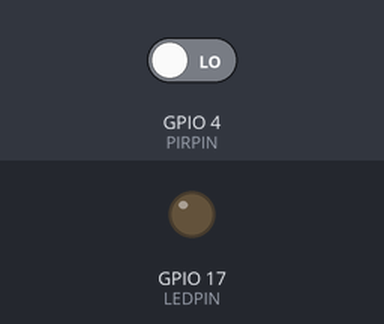
The program below on a simulated Raspberry Pi (BCM pin numbers). On the bench: output pins drawn as LEDs (lit = HIGH). The inputs (shaded band) are chosen by the test bench; at power-on: GPIO 4 (PIRPIN) LOW.

Above: at 1.2 s.
1.3 s: GPIO 4 (PIRPIN) driven HIGH
At 2.1 s:
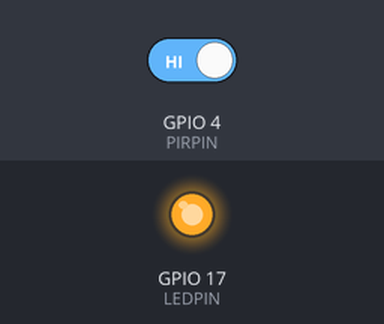
2.8 s: GPIO 4 (PIRPIN) driven LOW
At 3.3 s:
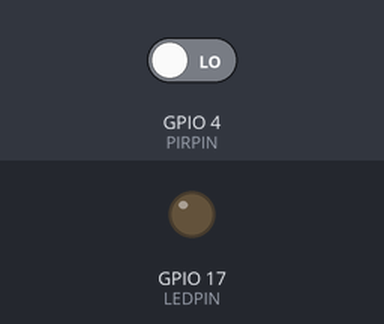
Timing chart, 0 to 5.8 s (numbered marks = the images above; inputs shaded):
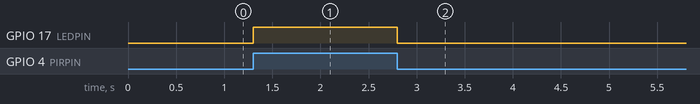

The program:

motion_sensor.py
```python
import RPi.GPIO as GPIO
import time

GPIO.setmode(GPIO.BCM)

PIRPIN = 4
LEDPIN = 17

GPIO.setup(LEDPIN,GPIO.OUT)
GPIO.setup(PIRPIN,GPIO.IN)

try:
	while True:
		time.sleep(0.1)

		state = GPIO.input(PIRPIN)
		if state == 1: #if motion is detected
			GPIO.output(LEDPIN,True)
		else:
			GPIO.output(LEDPIN,False)

except KeyboardInterrupt:
	pass
finally:
	GPIO.cleanup()
```

Measured:
- after the input at 1.3 s, GPIO 17 (LEDPIN): LOW → HIGH at once
- after the input at 2.8 s, GPIO 17 (LEDPIN): HIGH → LOW at once
